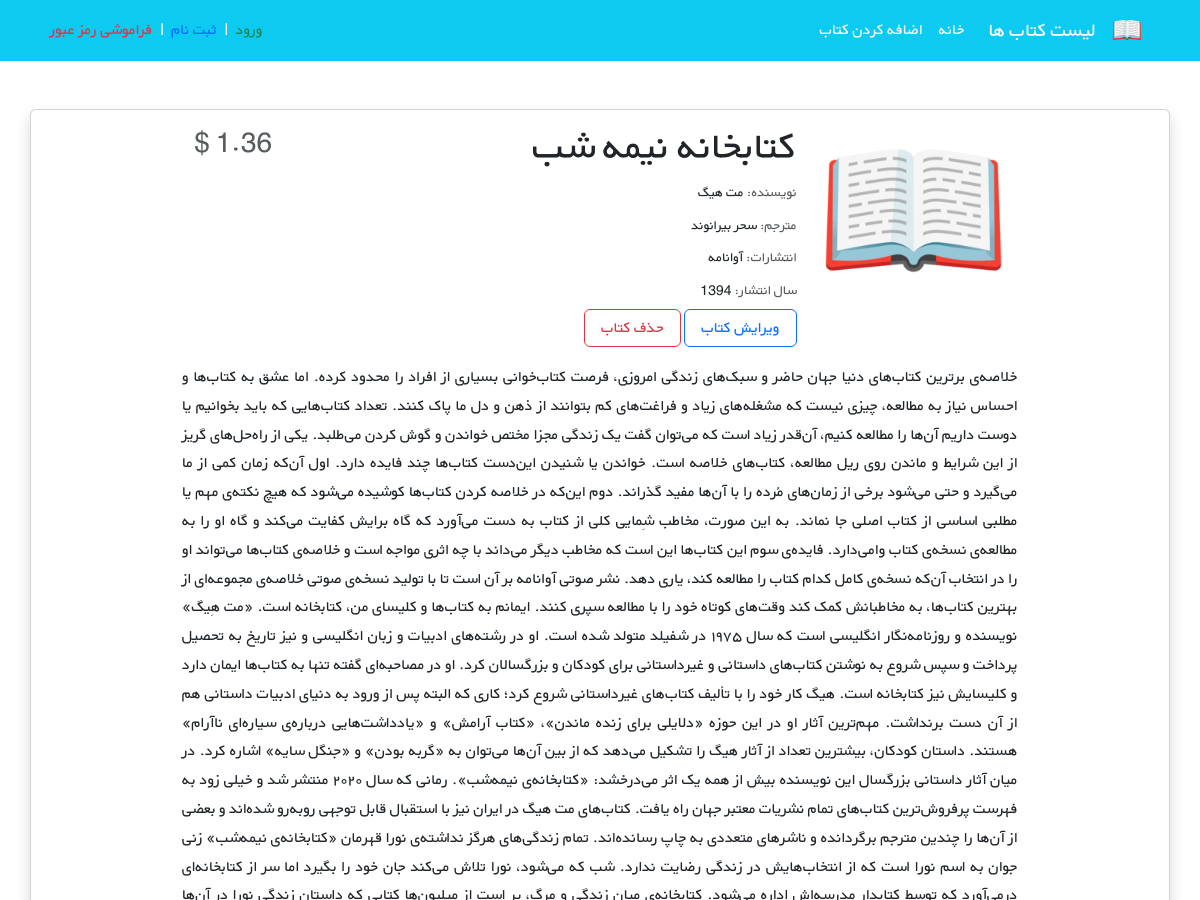
/books/6/ (upper part), run on an earlier commit of the app's database.
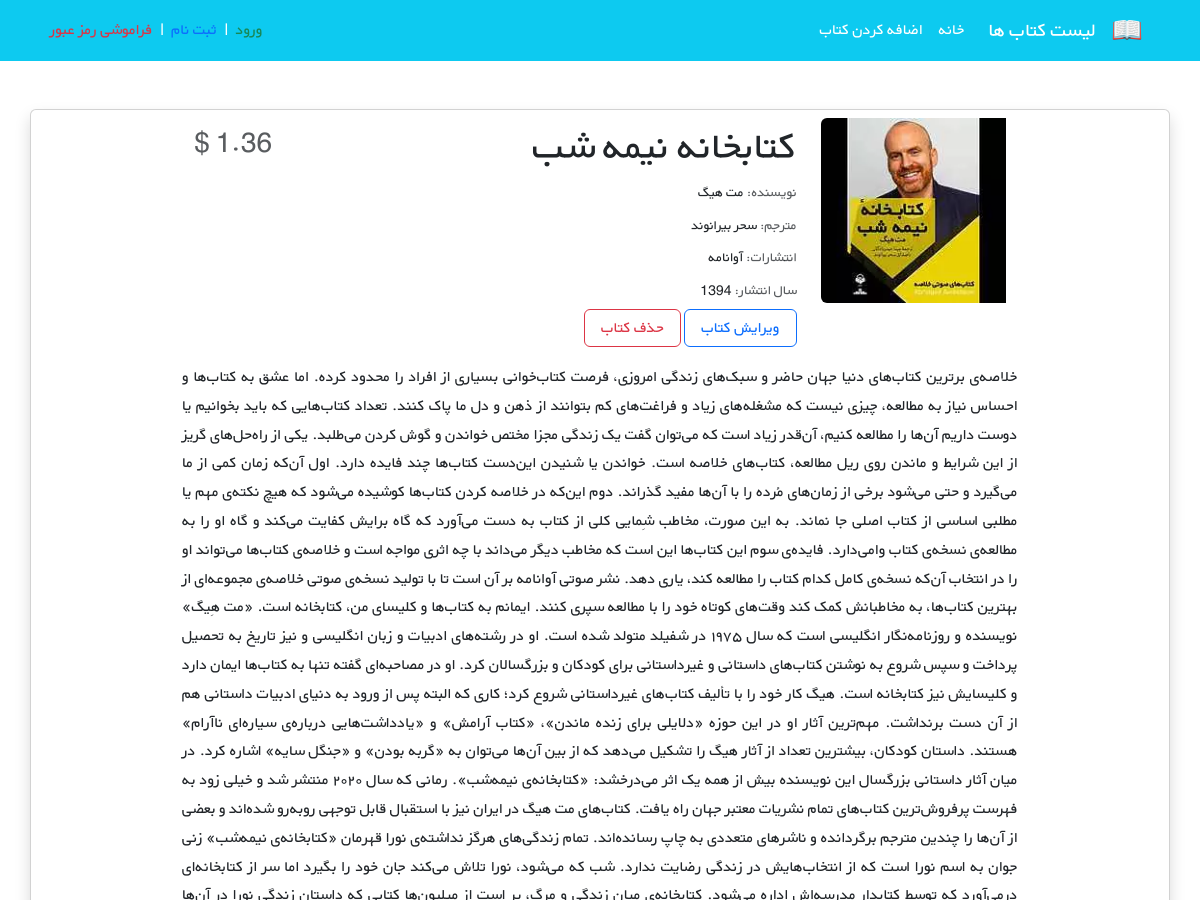
And on a later commit of the database.
### books/models.py (models this page shows, shortened)
class Book(models.Model):
    title = models.CharField(max_length=255, verbose_name='عنوان کتاب')
    author = models.CharField(max_length=255, default='جک لندن', verbose_name='نویسنده')
    description = models.TextField(verbose_name='توضیحات')
    price = models.DecimalField(max_digits=6, decimal_places=2, default=9.99, verbose_name='قیمت')
    cover = models.ImageField(upload_to='covers/', blank=True, verbose_name='عکس جلد')
    translator = models.CharField(max_length=255, blank=True, verbose_name='مترجم')
    publisher = models.CharField(max_length=255, blank=True, verbose_name='ناشر')
    year_published = models.PositiveSmallIntegerField(null=True, blank=True, verbose_name='سال انتشار')
    number_of_pages = models.PositiveSmallIntegerField(null=True, blank=True, verbose_name='تعداد صفحات کتاب')
    datetime_created = models.DateTimeField(auto_now_add=True, verbose_name='زمان ایجاد کتاب')
    book_creator = models.ForeignKey(to=get_user_model(), on_delete=models.SET_NULL, null=True, verbose_name='ایجاد کننده کتاب')

### books/views.py (the view)
# urls.py: path('<int:pk>/', BookDetailView.as_view(), name='book_detail'),
class BookDetailView(generic.DetailView):
    model = Book
    template_name = 'books/book_detail.html'
    context_object_name = 'book'

### books/templates/books/book_detail.html (shortened to what this page needs)
{% extends "_base.html" %}
{% load static %}
{% block content %}
<div class="d-flex justify-content-center">
    <div class="row w-sm-75 w-100">
        <div class="col-xs-12 col-md-3 d-flex justify-content-center">
            <div>
                {% if book.cover %}
                <img src="{{ book.cover.url }}"
                class="img-fluid rounded-start" alt="عکس جلد کتاب">
                {% else %}
                <img src="{% static 'icons/book.png' %}"
                class="img-fluid rounded-start" alt="عکس جلد کتاب">
                {% endif %}
            </div>
        </div>
        <div class="col-xs-12 col-md-6 text-center text-md-end mt-md-1 mt-4">
            <h1> {{ book.title }} </h1>
            <h5 class="small my-1"><span class="text-muted">نویسنده: </span>{{ book.author }}</h5>
            {% if book.translator %}
                <h5 class="small my-1"><span class="text-muted">مترجم: </span>{{ book.translator }}</h5>
            {% endif %}
            {% if book.publisher %}
                <h5 class="small my-1"><span class="text-muted">انتشارات: </span>{{ book.publisher }}</h5>
            {% endif %}
            {% if book.year_published %}
                <h5 class="small my-1"><span class="text-muted">سال انتشار: </span>{{ book.year_published }}</h5>
            {% endif %}
            <div>
                <a href="{% url 'book_update' book.pk %}" class='btn btn-outline-primary px-3'>ویرایش کتاب</a>
                <a href="{% url 'book_delete' book.pk %}" class='btn btn-outline-danger px-3'>حذف کتاب</a>
            </div>
        </div>
        <div class="col-xs-12 col-md-3 d-flex flex-column">
            <h3 class="align-self-center pt-2 text-muted align-self-md-end">
                {{ book.price }} $
            </h3>
        </div>
    </div>
</div>
<div class="d-flex justify-content-center">
    <div class="my-3 w-sm-75 w-100" style='text-align: justify'>
    </div>
</div>
{% endblock content %}

What changed in the data, as far as the page shows it:
changed Book "کتابخانه نیمه شب": cover: picture added
